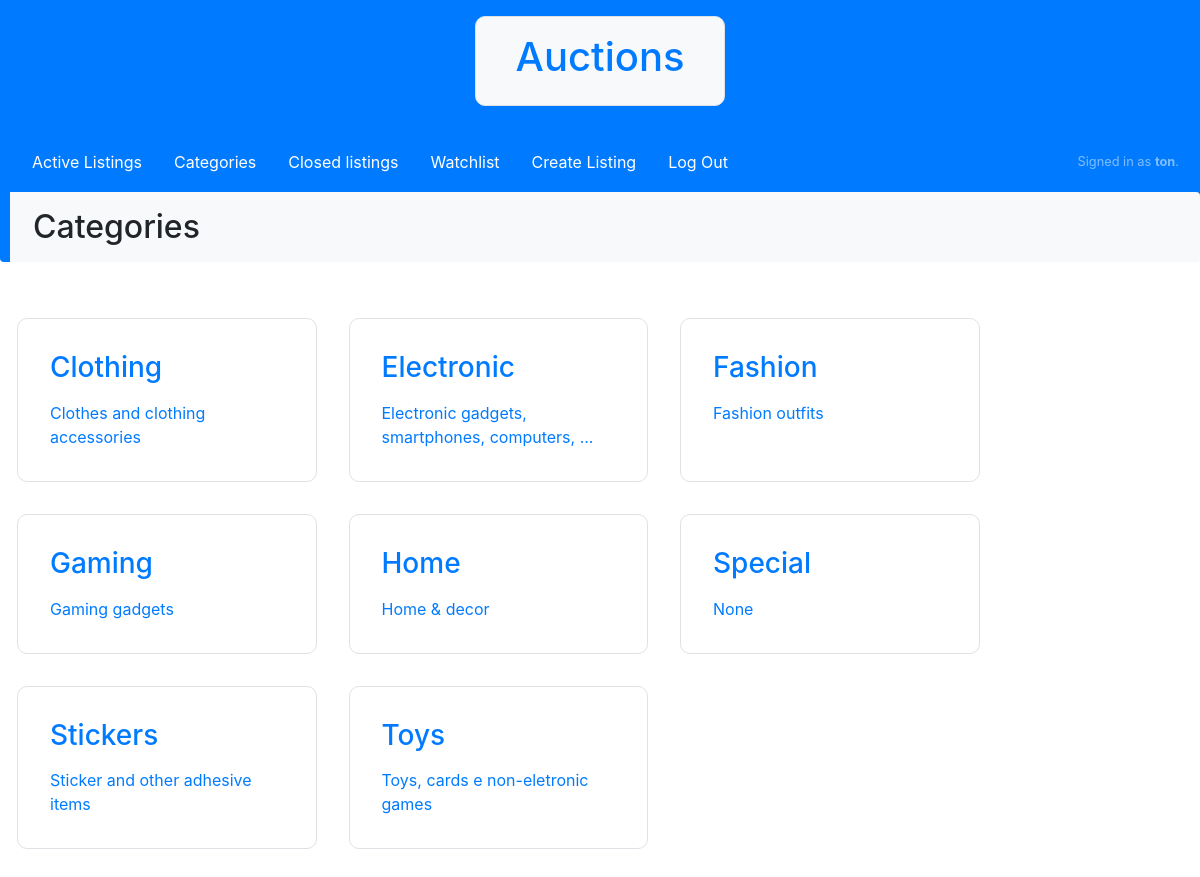
The app's page /categories/ (signed in) with its own data.
### auctions/models.py (models this page shows, shortened)
class User(AbstractUser):
    watchlist = models.ManyToManyField('Listing', null=True, blank=True)

class Category(models.Model):
    title = models.CharField(max_length=200, help_text='Enter the title of the category')
    description = models.TextField(max_length=1000, help_text='Enter a brief description of the listing', null=True, blank=True)
    class Meta:
        ordering = ['title']

### auctions/views.py (the view)
# urls.py: path("categories/", views.categories, name="categories"),
def categories(request):
    categories = Category.objects.all()
    return render(request, "auctions/categories.html",{
        'categories': categories
    })

### auctions/templates/auctions/categories.html (shortened to what this page needs)
{% extends "auctions/layout.html" %}
{% block body %}
    <div class="row m-0 mb-4 p-2 pt-3 border-left rounded border-primary bg-light">
        <h2 class="col">Categories</h2>
    </div>
    <div class="p-3">
        {% if categories %}
            <ul class="list-unstyled row">
                {% for category in categories %}
                <li class="col-md-3 media d-flex m-3 p-3 rounded border">
                    <a href="{% url 'category' category.pk %}">
                        <h3 class="m-3">{{ category.title }} </h3>
                        <p class="m-3"> {{category.description}} </p>
                    </a>
                </li>
                {% endfor %}
            </ul>
        {% else %}
            <p>There are no categories.</p>
        {% endif %}
    </div>
{% endblock %}

### auctions/templates/auctions/layout.html (shortened to what this page needs)
{% load static %}
<!DOCTYPE html>
<html lang="en">
    <head>
        <link rel="stylesheet" href="https://stackpath.bootstrapcdn.com/bootstrap/4.4.1/css/bootstrap.min.css">
        <link rel="stylesheet" href="{% static 'auctions/styles.css' %}">
    </head>
    <body>
        <div class="border-primary bg-primary">
            <div class="row m-0 no-wrap">
                <span class="col m-3"></span>
                <div class="m-3 pr-4 pl-4 border rounded bg-light">
                    <h1 class="text-primary text-center p-3">Auctions</h1>
                </div>
                <span class="col m-3"></span>
            </div>
            <nav class="navbar sticky-top navbar-dark bg-transparent">
                <ul class="navbar-nav">
                    <li class="nav-item">
                        <a class="nav-link" href="{% url 'index' %}">Active Listings</a>
                    </li>
                    <li class="nav-item">
                        <a class="nav-link" href="{% url 'categories' %}">Categories</a>
                    </li>
                    <li class="nav-item">
                        <a class="nav-link" href="{% url 'closed' %}">Closed listings</a>
                    </li>
                    {% if user.is_authenticated %}
                        <li class="nav-item">
                            <a class="nav-link" href="{% url 'watchlist' %}">Watchlist</a>
                        </li>
                        <li class="nav-item">
                            <a class="nav-link" href="{% url 'create' %}">Create Listing</a>
                        </li>
                        <li class="nav-item">
                            <a class="nav-link" href="{% url 'logout' %}">Log Out</a>
                        </li>
                    {% endif %}
                </ul>
                <span class="row navbar-text d-flex">
                    {% if user.is_authenticated %}
                        <p class="col nav-link text-center m-1 small"> Signed in as <strong>{{ user.username }}</strong>. </p>
                    {% else %}
                        Not signed in.
                    {% endif %}
                </span>
            </nav>
        </div>
        {% block body %}
        {% endblock %}
    </body>
</html>

### auctions/static/auctions/styles.css (style rules this page uses)
html, body { font-family: Ubuntu, -apple-system, BlinkMacSystemFont, 'Segoe UI', Roboto, Oxygen, Cantarell, 'Open Sans', 'Helvetica Neue', sans-serif; }
.border { border-radius: 10px !important; }
.border-left { border-left-width: 10px !important; margin-top: -10px !important; z-index: -100 !important; }
a { height: 100%; width: 100%; }
nav { min-height: 5rem; }
.navbar-nav { flex-direction: row; flex-wrap: wrap; }
.nav-item { margin: 0 1rem; }
.navbar-dark .navbar-nav .nav-link { color: rgb(255, 255, 255); }
.list-unstyled li * { text-decoration: none; }

### records on screen
User: username "ton"
Category: title "Clothing", description "Clothes and clothing accessories"
Category: title "Electronic", description "Electronic gadgets, smartphones, computers, ..."
Category: title "Fashion", description "Fashion outfits"
Category: title "Gaming", description "Gaming gadgets"
Category: title "Home", description "Home & decor"
Category: title "Special", description "None"
Category: title "Stickers", description "Sticker and other adhesive items"
Category: title "Toys", description "Toys, cards e non-eletronic games"
